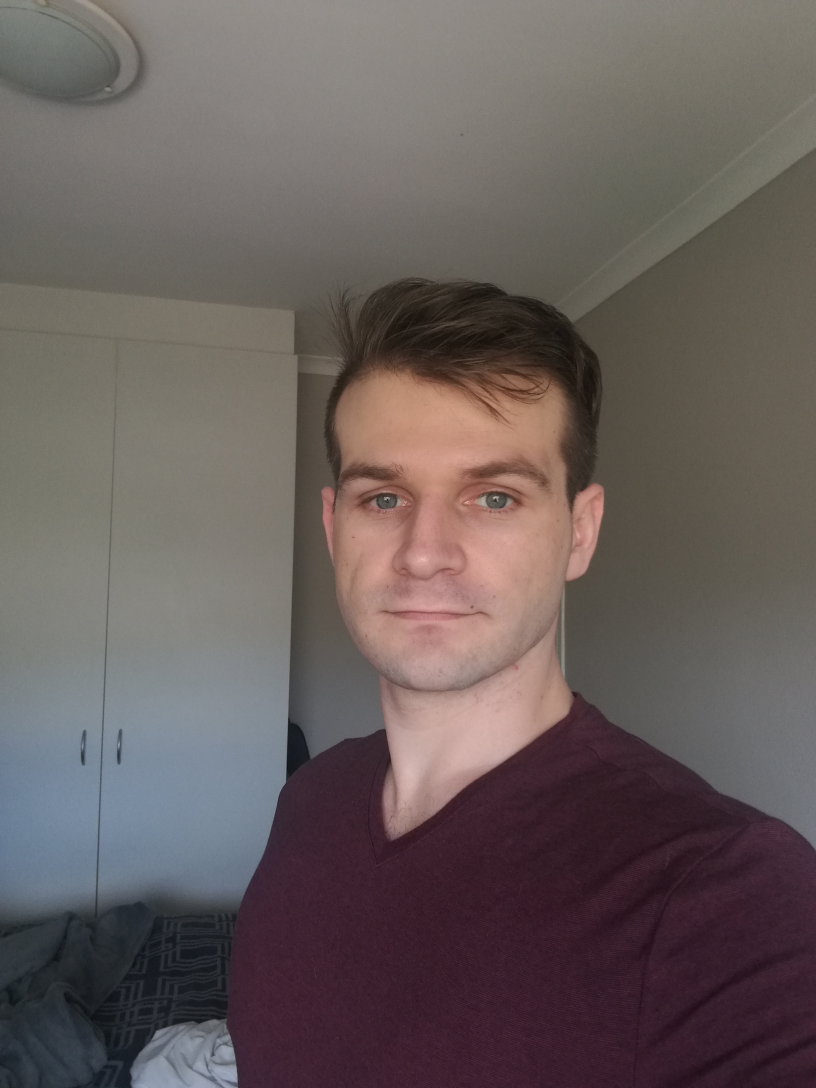
#> input picture openCV/images/meh.jpg, 2448 x 3264 px, found by its file name (shown at 1/3 size)
$ python resize.py
#> lines starting #> are read from the running program, lines starting #| are printed output that depends on the picture
import cv2 as cv
import numpy as np

img = cv.imread("images/meh.jpg")
#> img is the input picture: shape (3264, 2448, 3); mean B, G, R 91.7, 93.2, 103.6
print(img.shape)
#| (3264, 2448, 3)
# height, width, channel

img_resize = cv.resize(img,(640,480))
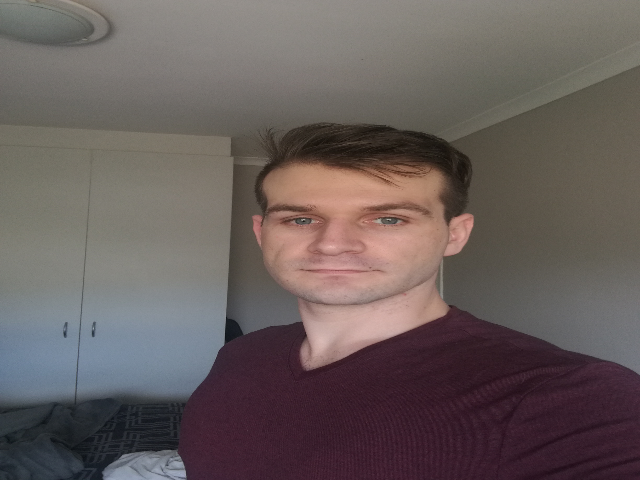
#> img_resize: shape (480, 640, 3); mean B, G, R 91.6, 93.1, 103.5

# img is just an array of pixels
img_cropped = img[0:200,200:500]
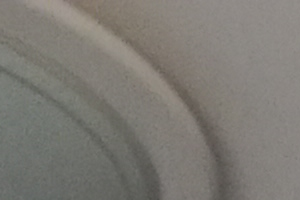
#> img_cropped: shape (200, 300, 3); mean B, G, R 115.9, 122, 125.1

cv.imshow("Img",img_resize)
cv.imshow("cropped",img_cropped)
cv.waitKey(0)
